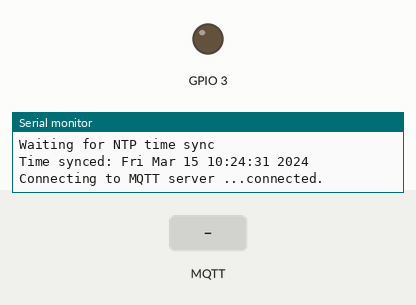
Simulated run of this sketch. Board: ESP32-C6. On the bench: output pins drawn as LEDs (lit = HIGH), the last lines printed to the serial monitor. The test bench sets the inputs (shaded band). WiFi joins after 1.5 s; servers stay silent unless stated; the local clock reads 2024-03-15 10:24:30 at power-on unless the sketch sets it; no MQTT or app messages arrive unless stated; not simulated (calls return 0 or success): secrets.h.

Above: at 2.7 s.
2.8 s: MQTT message "1" arrives on the first subscribed topic
At 4.0 s:
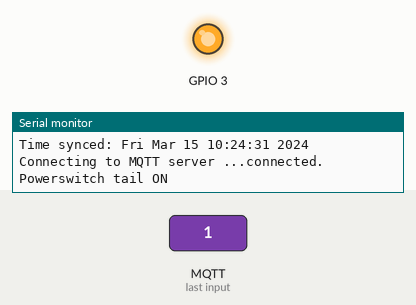
4.3 s: MQTT message "0" arrives on the first subscribed topic
At 5.3 s:
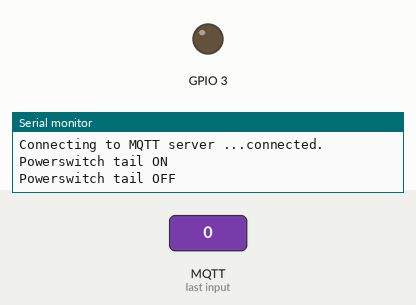
Timing chart, 0 to 7.3 s (numbered marks = the images above; inputs shaded):
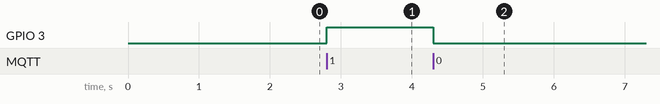

Measured:
- after the input at 2.8 s, GPIO 3: LOW → HIGH at once
- after the input at 4.3 s, GPIO 3: HIGH → LOW at once

The sketch:

mqtt_powerswitchtail_sub.ino
```cpp
/*
 * Author:  Alexan Mardigian
 *
 * MQTT subscriber that switches a PowerSwitch Tail 2 on or off.
 *
 * PORTED for the Seeed Studio XIAO ESP32-C6 (originally Wemos D1 Mini / ESP8266).
 *
 * Wiring:
 *   XIAO "D1" pad   ->  "+ in" on the PowerSwitch Tail 2
 *   XIAO "GND" pad  ->  "- in" on the PowerSwitch Tail 2
 *
 * Toolchain:
 *   - Arduino-ESP32 core 3.0.0+ (required for ESP32-C6 support).
 *       Boards Manager -> "esp32 by Espressif Systems" -> install latest.
 *       Tools -> Board -> select "XIAO_ESP32C6".
 *   - WiFiManager (tzapu) latest release (older versions break on core 3.x).
 *   - PubSubClient.
 *
 * What changed from the ESP8266 version (and why):
 *   - TLS is mbedTLS here, not BearSSL. setTrustAnchors(), setFingerprint(),
 *     and allowSelfSignedCerts() do NOT exist on ESP32. The broker's
 *     self-signed certificate is pinned with setCACert() instead (a self-signed
 *     cert is its own CA, so this validates it correctly and stays secure).
 *   - setCACert() validation checks the certificate's notBefore/notAfter dates,
 *     so the system clock MUST be set via NTP before the TLS connect.
 *     sync_time() is therefore now ENABLED (it was commented out before).
 *   - WPA3 + PMF are handled natively by the ESP32-C6 radio; no code needed.
 *     You can set your router to use WPA3 / PMF Required and this still connects.
 *   - The XIAO ESP32-C6 uses its onboard ceramic antenna by default; no antenna
 *     code is required. See the optional external-antenna block in setup().
 *
 * secrets.h must define: caCert (the broker's certificate, as a PEM C-string),
 *   MQTT_SERVER_IP, MQTT_CLIENT_NAME, MQTT_USER, MQTT_PASSWORD, MQTT_TOPIC.
 */

#include <WiFi.h>
#include <WiFiClientSecure.h>
#include <PubSubClient.h>
#include <WiFiManager.h>
#include "secrets.h"

#define ENABLE_SSL

const int POWERSWITCHTAIL_PIN = D1;   // top "D1" pad on the XIAO (a safe GPIO).
const int BAUD_SPEED = 115200;

#ifdef ENABLE_SSL
  const int MQTT_PORT = 8883;
  WiFiClientSecure espClient;
#else
  const int MQTT_PORT = 1883;
  WiFiClient espClient;
#endif

PubSubClient client(espClient);

unsigned long lastMsgTime = 0;
const unsigned long KEEPALIVE_INTERVAL = 60000;  // 60 seconds

void connect_to_mqtt_server();
void callback(char* topic, byte* payload, unsigned int length);

void sync_time()
{
  configTime(0, 0, "pool.ntp.org", "time.nist.gov");
  Serial.print("Waiting for NTP time sync");

  time_t now = time(nullptr);
  while (now < 8 * 3600 * 2) {
    delay(500);
    Serial.print(".");
    now = time(nullptr);
  }

  Serial.println();
  Serial.print("Time synced: ");
  Serial.println(ctime(&now));
}

void setup()
{
  Serial.begin(BAUD_SPEED);
  delay(10);

  pinMode(POWERSWITCHTAIL_PIN, OUTPUT);
  digitalWrite(POWERSWITCHTAIL_PIN, LOW);  // lamp starts off

  /* --- Optional: external U.FL antenna ---
   * The onboard ceramic antenna is the default and needs no code.
   * Uncomment below ONLY if you attach an external antenna:
   *
   * pinMode(WIFI_ENABLE, OUTPUT);
   * digitalWrite(WIFI_ENABLE, LOW);        // GPIO3: power the RF switch
   * delay(100);
   * pinMode(WIFI_ANT_CONFIG, OUTPUT);
   * digitalWrite(WIFI_ANT_CONFIG, HIGH);   // GPIO14: select external antenna
   */

  WiFiManager wifiManager;
  wifiManager.autoConnect("PowerSwitchTail-AP");

#ifdef ENABLE_SSL
  sync_time();                  // REQUIRED before TLS (cert validity is checked)
  espClient.setCACert(caCert);  // pin the broker's (self-signed) certificate
#endif

  client.setServer(MQTT_SERVER_IP, MQTT_PORT);
  client.setCallback(callback);

  connect_to_mqtt_server();
}

void loop()
{
  if (!client.connected()) {
    connect_to_mqtt_server();
  }
  client.loop();

  // Periodic heartbeat to keep the connection alive and surface silent failures.
  unsigned long now = millis();
  if (now - lastMsgTime > KEEPALIVE_INTERVAL) {
    lastMsgTime = now;
    client.publish("powerswitch/heartbeat", "alive");
  }
}

void connect_to_mqtt_server()
{
  Serial.print("Connecting to MQTT server ");
  Serial.print(MQTT_SERVER_IP);
  Serial.print("..");

  while (!client.connected()) {
    Serial.print(".");

    if (client.connect(MQTT_CLIENT_NAME, MQTT_USER, MQTT_PASSWORD)) {
      Serial.println("connected.");
    } else {
      Serial.print("failed with state ");
      Serial.println(client.state());  // -2 = TLS/connect fail; check cert/time
      delay(2000);
    }
  }

  client.publish(
    "debug/powerswitchtail",
    "Hello from XIAO ESP32-C6 PowerSwitch Tail"
  );
  client.subscribe(MQTT_TOPIC);
}

void callback(char* topic, byte* payload, unsigned int k)
{
  if (strcmp(topic, MQTT_TOPIC) != 0 || k == 0) return;

  char cmd = (char)payload[0];

  if (cmd == '1') {
    digitalWrite(POWERSWITCHTAIL_PIN, HIGH);
    Serial.println("Powerswitch tail ON");
  } else if (cmd == '0') {
    digitalWrite(POWERSWITCHTAIL_PIN, LOW);
    Serial.println("Powerswitch tail OFF");
  }
}
```
